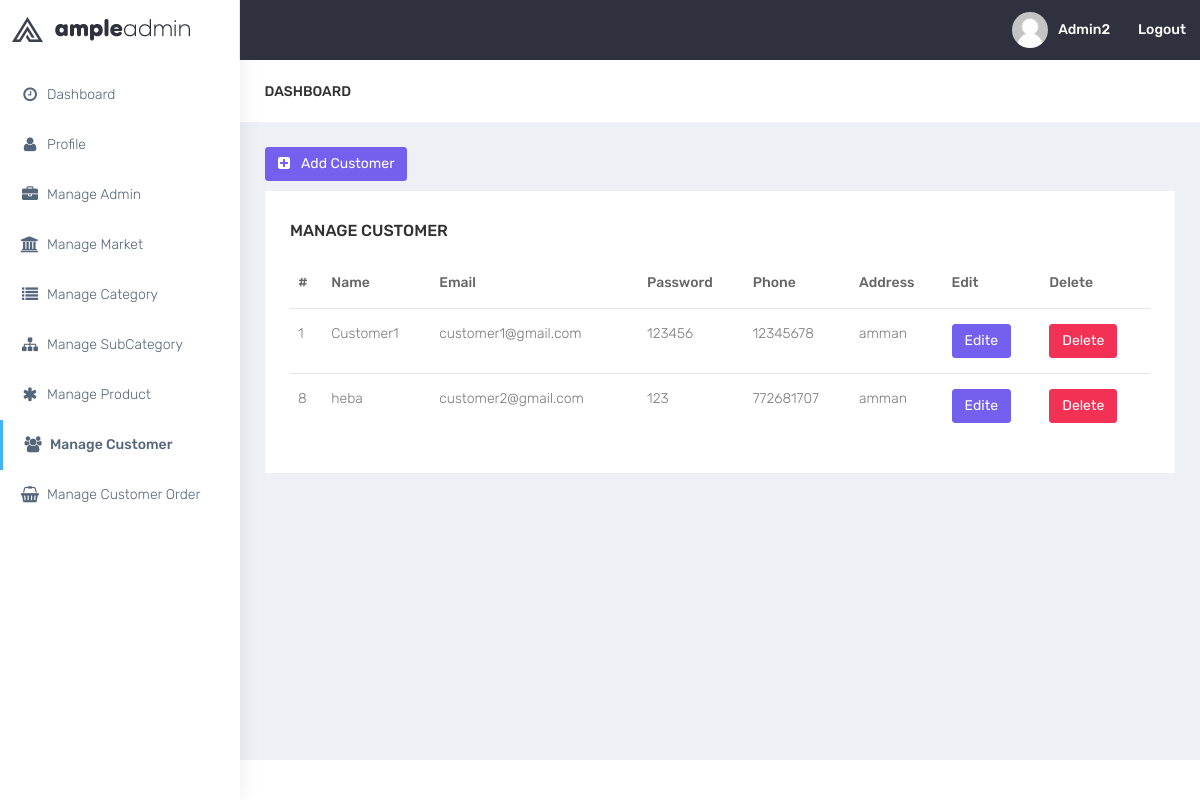
The page /p/admin/manage_customer.php (signed in) on the database its author committed.
### tables this page shows
CREATE TABLE `customer` (
  `id` int(11) NOT NULL,
  `customer_name` varchar(50) NOT NULL,
  `email` varchar(50) NOT NULL,
  `password` varchar(50) NOT NULL,
  `phone` int(11) NOT NULL,
  `address` text NOT NULL
);

### p/admin/manage_customer.php (the view, shortened to what this page needs)
 <?php include ("includes/header.php");?>
 <button type="button" class="btn btn-primary m-b-10"  data-target="#add_update_Modal" id="add_customer_Modal">
  <i class="fa fa-plus-square fa-fw" aria-hidden="true"></i> Add Customer
</button>
<div class="row ">
  <div class="col-md-12 col-lg-12 col-sm-12">
   <div class="white-box">
    <h3 class="box-title">Manage customer</h3>
    <div class="table-responsive">
     <table class="table">
      <thead>
       <tr>
        <th>#</th>
        <th>Name</th>
        <th>Email</th>
        <th>Password</th>
        <th>Phone</th>
        <th>Address</th>
        <th>Edit</th>
        <th>Delete</th>
      </tr>
    </thead>
    <tbody>
      <?php
      $query = "select * from customer";
      $result= mysqli_query($conn,$query);
      while ($table_customer=mysqli_fetch_assoc($result)) {
        echo "<tr id={$table_customer['id']}>";
        foreach ($table_customer as $key => $value) {
         echo "<td id='$key{$table_customer['id']}'>";
         echo $value;
         echo "</td>";
       }
       echo "<th><a href='#' name='edit' class='btn btn-primary text-white edit_btn' data-id='{$table_customer['id']}' class='btn btn-danger text-white delete' data-target='#add_update_Modal'>Edite</a></th>";
       echo "<th><a href='#' data-id='{$table_customer['id']}' class='btn btn-danger text-white delete_btn' data-toggle='modal' data-target='#deleteModal'>Delete</a></th>";
       echo "</tr>";
     }
     ?>
   </tbody>
 </table>
</div>
</div>
</div>
</div>
<?php include 'includes/footer.php';?>

### p/admin/includes/header.php (shortened to what this page needs)
<?php require ("../includes/connection.php");?>
<?php
if (!isset($_SESSION['admin_id'])) {
header("location:login.php");
}
else {
$query ="SELECT * FROM admin where id={$_SESSION['admin_id']}";
$result= mysqli_query($conn,$query);
$adminSet= mysqli_fetch_assoc($result);
}
?>
<!DOCTYPE html>
<html lang="en">
<head>
<link href="bootstrap/dist/css/bootstrap.min.css" rel="stylesheet">
<link href="../plugins/bower_components/sidebar-nav/dist/sidebar-nav.min.css" rel="stylesheet">
<link href="../css/style.css" rel="stylesheet">
<link href="../css/colors/default.css" id="theme" rel="stylesheet">
<link href="../css/custom.css" rel="stylesheet">
</head>
<body class="fix-header">
<div id="wrapper">
<nav class="navbar navbar-default navbar-static-top m-b-0">
<div class="navbar-header">
<div class="top-left-part">
<a class="logo" href="dashboard.html">
<b>
    <img src="../plugins/images/admin-logo-dark.png" alt="home"
    class="light-logo" />
</b>
<span class="hidden-xs">
    <img src="../plugins/images/admin-text-dark.png" alt="home"
    class="light-logo" />
</span> </a>
</div>
<ul class="nav navbar-top-links navbar-right pull-right">
<li>
    <a class="profile-pic" href="profile.php"><img src="../plugins/images/users/admin/<?php echo $adminSet['image'];?>" alt="user-img"
        width="36" class="img-circle"><b class="hidden-xs"><?php echo $adminSet['admin_name'];?></b></a>
    </li>
    <li>
        <a class="profile-pic" href="logout.php" class="btn btn-secondary"><b class="hidden-xs">Logout</b></a>
    </li>
</ul>
</div>
</nav>
<div class="navbar-default sidebar" role="navigation">
<div class="sidebar-nav slimscrollsidebar">
<div class="sidebar-head">
    <h3><span class="fa-fw open-close"><i class="ti-close ti-menu"></i></span> <span
        class="hide-menu">Navigation</span></h3>
    </div>
    <ul class="nav" id="side-menu">
        <li style="padding: 70px 0 0;">
            <a href="index.php" class="waves-effect"><i class="fa fa-clock-o fa-fw"
                aria-hidden="true"></i>Dashboard</a>
            </li>
            <li>
                <a href="profile.php" class="waves-effect"><i class="fa fa-user fa-fw"
                    aria-hidden="true"></i>Profile</a>
                </li>
                <li>
                    <a href="manage_admin.php" class="waves-effect"><i class="fa fa-briefcase fa-fw"
                        aria-hidden="true"></i>Manage Admin</a>
                    </li>
                    <li>
                        <a href="manage_market.php" class="waves-effect"><i class="fa fa-bank fa-fw"
                            aria-hidden="true"></i>Manage Market</a>
                        </li>
                            <li>
                                <a href="manage_category.php" class="waves-effect"><i class="fa  fa-list fa-fw"
                                    aria-hidden="true"></i>Manage Category</a>
                                </li>
                                <li>
                                    <a href="manage_subcategory.php" class="waves-effect"><i class="fa fa-sitemap fa-fw"
                                        aria-hidden="true"></i>Manage SubCategory</a>
                                    </li>
                                    <li>
                                        <a href="manage_product.php" class="waves-effect"><i class="fa  fa-asterisk fa-fw"
                                            aria-hidden="true"></i>Manage Product</a>
                                        </li>
                                        <li>
                                            <a href="manage_customer.php" class="waves-effect"><i class="fa  fa-group fa-fw"
                                                aria-hidden="true"></i>Manage Customer</a>
                                            </li>
                                            <li>
                                                <a href="manage_customer_order.php" class="waves-effect"><i class="fa fa fa fa-shopping-basket fa-fw"
                                                    aria-hidden="true"></i>Manage Customer Order</a>
                                                </li>
                                            </ul>
                                        </div>
                                    </div>
                                    <div id="page-wrapper">
                                        <div class="container-fluid">
                                            <div class="row bg-title">
                                                <div class="col-lg-3 col-md-4 col-sm-4 col-xs-12">
                                                    <h4 class="page-title">Dashboard</h4> </div>
                                                </div>

### p/css/colors/default.css (style rules this page uses)
body { background: #fff; }
.top-left-part { background: #fff; }
.top-left-part .light-logo { display: inline-block; }
.navbar-header { background: #2f323e; }
.navbar-top-links > li > a { color: #ffffff; }
.sidebar .sidebar-head { background: #ffffff; }
.sidebar .sidebar-head h3 { color: #686868; }
.sidebar { background: #fff; box-shadow: 1px 0px 20px rgba(0, 0, 0, 0.08); }
#side-menu li a { color: #54667a; }
#side-menu li a { color: #54667a; border-left: 0px solid #fff; }
#side-menu > li > a { border-left: 3px solid transperant; }
#side-menu > li > a.active { background: transperant; color: #54667a; border-left: 3px solid #41b3f9; font-weight: 500; }

### rows shown on the page
customer: id "1", customer_name "Customer1", email "customer1@gmail.com", password "123456", phone "12345678", address "amman"
customer: id "8", customer_name "heba", email "customer2@gmail.com", password "123", phone "772681707", address "amman"

### other values the page prints
$adminSet['admin_name'] "Admin2"
